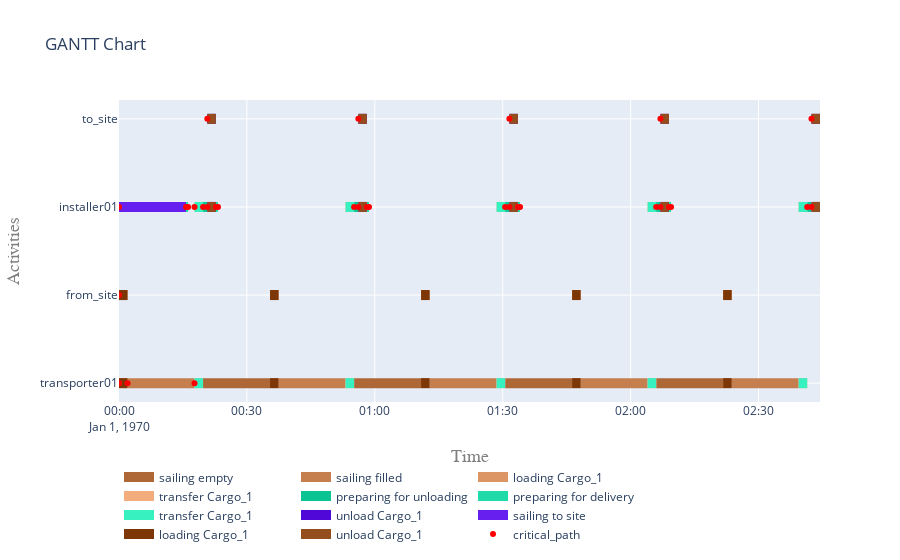

Notebook code for this chart:
### Code cell
# plot.get_gantt_chart([transporter01, installer01, from_site, to_site],id_map=[transport_activity, installer_move_sequential_activity])
# compute critical path and plot
from openclsim.plot.superlog import get_superlog_with_critical_path
df_superlog = get_superlog_with_critical_path([transporter01, installer01, from_site, to_site],
                                              id_map=[transport_activity, installer_move_sequential_activity])
plot.get_gantt_chart([transporter01, installer01, from_site, to_site],
                     id_map=[transport_activity, installer_move_sequential_activity],
                    critical_path_superlog=df_superlog)
print(df_superlog)

### Figure 1 — Plotly figure (JSON) as saved in the notebook; plotly's stock layout.template omitted (floating-point values rounded to 4 significant figures)
{"data": [{"connectgaps": false, "hoverinfo": "y+name", "line": {"color": "rgb(174,103,55)", "width": 10}, "mode": "lines", "name": "sailing empty", "type": "scatter", "x": ["1970-01-01T00:00:00", "1970-01-01T00:00:00", "1970-01-01T00:00:00", "1970-01-01T00:00:00", "1970-01-01T00:00:00", "1970-01-01T00:19:42.824591", "1970-01-01T00:19:42.824591", "1970-01-01T00:35:25.649183", "1970-01-01T00:35:25.649183", "1970-01-01T00:35:25.649183", "1970-01-01T00:55:08.473774", "1970-01-01T00:55:08.473774", "1970-01-01T01:10:51.298365", "1970-01-01T01:10:51.298365", "1970-01-01T01:10:51.298365", "1970-01-01T01:30:34.122956", "1970-01-01T01:30:34.122956", "1970-01-01T01:46:16.947548", "1970-01-01T01:46:16.947548", "1970-01-01T01:46:16.947548", "1970-01-01T02:05:59.772139", "1970-01-01T02:05:59.772139", "1970-01-01T02:21:42.596730", "1970-01-01T02:21:42.596730", "1970-01-01T02:21:42.596730"], "y": ["transporter01", "transporter01", "transporter01", "transporter01", null, "transporter01", "transporter01", "transporter01", "transporter01", null, "transporter01", "transporter01", "transporter01", "transporter01", null, "transporter01", "transporter01", "transporter01", "transporter01", null, "transporter01", "transporter01", "transporter01", "transporter01", null]}, {"connectgaps": false, "hoverinfo": "y+name", "line": {"color": "rgb(197,126,78)", "width": 10}, "mode": "lines", "name": "sailing filled", "type": "scatter", "x": ["1970-01-01T00:02:00", "1970-01-01T00:02:00", "1970-01-01T00:17:42.824591", "1970-01-01T00:17:42.824591", "1970-01-01T00:17:42.824591", "1970-01-01T00:37:25.649183", "1970-01-01T00:37:25.649183", "1970-01-01T00:53:08.473774", "1970-01-01T00:53:08.473774", "1970-01-01T00:53:08.473774", "1970-01-01T01:12:51.298365", "1970-01-01T01:12:51.298365", "1970-01-01T01:28:34.122956", "1970-01-01T01:28:34.122956", "1970-01-01T01:28:34.122956", "1970-01-01T01:48:16.947548", "1970-01-01T01:48:16.947548", "1970-01-01T02:03:59.772139", "1970-01-01T02:03:59.772139", "1970-01-01T02:03:59.772139", "1970-01-01T02:23:42.596730", "1970-01-01T02:23:42.596730", "1970-01-01T02:39:25.421321", "1970-01-01T02:39:25.421321", "1970-01-01T02:39:25.421321"], "y": ["transporter01", "transporter01", "transporter01", "transporter01", null, "transporter01", "transporter01", "transporter01", "transporter01", null, "transporter01", "transporter01", "transporter01", "transporter01", null, "transporter01", "transporter01", "transporter01", "transporter01", null, "transporter01", "transporter01", "transporter01", "transporter01", null]}, {"connectgaps": false, "hoverinfo": "y+name", "line": {"color": "rgb(220,149,101)", "width": 10}, "mode": "lines", "name": "loading Cargo_1", "type": "scatter", "x": ["1970-01-01T00:00:00", "1970-01-01T00:00:00", "1970-01-01T00:02:00", "1970-01-01T00:02:00", "1970-01-01T00:02:00", "1970-01-01T00:35:25.649183", "1970-01-01T00:35:25.649183", "1970-01-01T00:37:25.649183", "1970-01-01T00:37:25.649183", "1970-01-01T00:37:25.649183", "1970-01-01T01:10:51.298365", "1970-01-01T01:10:51.298365", "1970-01-01T01:12:51.298365", "1970-01-01T01:12:51.298365", "1970-01-01T01:12:51.298365", "1970-01-01T01:46:16.947548", "1970-01-01T01:46:16.947548", "1970-01-01T01:48:16.947548", "1970-01-01T01:48:16.947548", "1970-01-01T01:48:16.947548", "1970-01-01T02:21:42.596730", "1970-01-01T02:21:42.596730", "1970-01-01T02:23:42.596730", "1970-01-01T02:23:42.596730", "1970-01-01T02:23:42.596730", "1970-01-01T00:00:00", "1970-01-01T00:00:00", "1970-01-01T00:02:00", "1970-01-01T00:02:00", "1970-01-01T00:02:00", "1970-01-01T00:35:25.649183", "1970-01-01T00:35:25.649183", "1970-01-01T00:37:25.649183", "1970-01-01T00:37:25.649183", "1970-01-01T00:37:25.649183", "1970-01-01T01:10:51.298365", "1970-01-01T01:10:51.298365", "1970-01-01T01:12:51.298365", "1970-01-01T01:12:51.298365", "1970-01-01T01:12:51.298365", "1970-01-01T01:46:16.947548", "1970-01-01T01:46:16.947548", "1970-01-01T01:48:16.947548", "1970-01-01T01:48:16.947548", "1970-01-01T01:48:16.947548", "1970-01-01T02:21:42.596730", "1970-01-01T02:21:42.596730", "1970-01-01T02:23:42.596730", "1970-01-01T02:23:42.596730", "1970-01-01T02:23:42.596730"], "y": ["transporter01", "transporter01", "transporter01", "transporter01", null, "transporter01", "transporter01", "transporter01", "transporter01", null, "transporter01", "transporter01", "transporter01", "transporter01", null, "transporter01", "transporter01", "transporter01", "transporter01", null, "transporter01", "transporter01", "transporter01", "transporter01", null, "from_site", "from_site", "from_site", "from_site", null, "from_site", "from_site", "from_site", "from_site", null, "from_site", "from_site", "from_site", "from_site", null, "from_site", "from_site", "from_site", "from_site", null, "from_site", "from_site", "from_site", "from_site", null]}, {"connectgaps": false, "hoverinfo": "y+name", "line": {"color": "rgb(243,172,124)", "width": 10}, "mode": "lines", "name": "transfer Cargo_1", "type": "scatter", "x": ["1970-01-01T00:17:42.824591", "1970-01-01T00:17:42.824591", "1970-01-01T00:19:42.824591", "1970-01-01T00:19:42.824591", "1970-01-01T00:19:42.824591", "1970-01-01T00:53:08.473774", "1970-01-01T00:53:08.473774", "1970-01-01T00:55:08.473774", "1970-01-01T00:55:08.473774", "1970-01-01T00:55:08.473774", "1970-01-01T01:28:34.122956", "1970-01-01T01:28:34.122956", "1970-01-01T01:30:34.122956", "1970-01-01T01:30:34.122956", "1970-01-01T01:30:34.122956", "1970-01-01T02:03:59.772139", "1970-01-01T02:03:59.772139", "1970-01-01T02:05:59.772139", "1970-01-01T02:05:59.772139", "1970-01-01T02:05:59.772139", "1970-01-01T02:39:25.421321", "1970-01-01T02:39:25.421321", "1970-01-01T02:41:25.421321", "1970-01-01T02:41:25.421321", "1970-01-01T02:41:25.421321", "1970-01-01T00:17:42.824591", "1970-01-01T00:17:42.824591", "1970-01-01T00:19:42.824591", "1970-01-01T00:19:42.824591", "1970-01-01T00:19:42.824591", "1970-01-01T00:53:08.473774", "1970-01-01T00:53:08.473774", "1970-01-01T00:55:08.473774", "1970-01-01T00:55:08.473774", "1970-01-01T00:55:08.473774", "1970-01-01T01:28:34.122956", "1970-01-01T01:28:34.122956", "1970-01-01T01:30:34.122956", "1970-01-01T01:30:34.122956", "1970-01-01T01:30:34.122956", "1970-01-01T02:03:59.772139", "1970-01-01T02:03:59.772139", "1970-01-01T02:05:59.772139", "1970-01-01T02:05:59.772139", "1970-01-01T02:05:59.772139", "1970-01-01T02:39:25.421321", "1970-01-01T02:39:25.421321", "1970-01-01T02:41:25.421321", "1970-01-01T02:41:25.421321", "1970-01-01T02:41:25.421321"], "y": ["transporter01", "transporter01", "transporter01", "transporter01", null, "transporter01", "transporter01", "transporter01", "transporter01", null, "transporter01", "transporter01", "transporter01", "transporter01", null, "transporter01", "transporter01", "transporter01", "transporter01", null, "transporter01", "transporter01", "transporter01", "transporter01", null, "installer01", "installer01", "installer01", "installer01", null, "installer01", "installer01", "installer01", "installer01", null, "installer01", "installer01", "installer01", "installer01", null, "installer01", "installer01", "installer01", "installer01", null, "installer01", "installer01", "installer01", "installer01", null]}, {"connectgaps": false, "hoverinfo": "y+name", "line": {"color": "rgb(10,195,147)", "width": 10}, "mode": "lines", "name": "preparing for unloading", "type": "scatter", "x": ["1970-01-01T00:19:42.824591", "1970-01-01T00:19:42.824591", "1970-01-01T00:20:42.824591", "1970-01-01T00:20:42.824591", "1970-01-01T00:20:42.824591", "1970-01-01T00:55:08.473774", "1970-01-01T00:55:08.473774", "1970-01-01T00:56:08.473774", "1970-01-01T00:56:08.473774", "1970-01-01T00:56:08.473774", "1970-01-01T01:30:34.122956", "1970-01-01T01:30:34.122956", "1970-01-01T01:31:34.122956", "1970-01-01T01:31:34.122956", "1970-01-01T01:31:34.122956", "1970-01-01T02:05:59.772139", "1970-01-01T02:05:59.772139", "1970-01-01T02:06:59.772139", "1970-01-01T02:06:59.772139", "1970-01-01T02:06:59.772139", "1970-01-01T02:41:25.421321", "1970-01-01T02:41:25.421321", "1970-01-01T02:42:25.421321", "1970-01-01T02:42:25.421321", "1970-01-01T02:42:25.421321"], "y": ["installer01", "installer01", "installer01", "installer01", null, "installer01", "installer01", "installer01", "installer01", null, "installer01", "installer01", "installer01", "installer01", null, "installer01", "installer01", "installer01", "installer01", null, "installer01", "installer01", "installer01", "installer01", null]}, {"connectgaps": false, "hoverinfo": "y+name", "line": {"color": "rgb(33,218,170)", "width": 10}, "mode": "lines", "name": "preparing for delivery", "type": "scatter", "x": ["1970-01-01T00:15:42.824591", "1970-01-01T00:15:42.824591", "1970-01-01T00:16:12.824591", "1970-01-01T00:16:12.824591", "1970-01-01T00:16:12.824591", "1970-01-01T00:22:42.824591", "1970-01-01T00:22:42.824591", "1970-01-01T00:23:12.824591", "1970-01-01T00:23:12.824591", "1970-01-01T00:23:12.824591", "1970-01-01T00:58:08.473774", "1970-01-01T00:58:08.473774", "1970-01-01T00:58:38.473774", "1970-01-01T00:58:38.473774", "1970-01-01T00:58:38.473774", "1970-01-01T01:33:34.122956", "1970-01-01T01:33:34.122956", "1970-01-01T01:34:04.122956", "1970-01-01T01:34:04.122956", "1970-01-01T01:34:04.122956", "1970-01-01T02:08:59.772139", "1970-01-01T02:08:59.772139", "1970-01-01T02:09:29.772139", "1970-01-01T02:09:29.772139", "1970-01-01T02:09:29.772139"], "y": ["installer01", "installer01", "installer01", "installer01", null, "installer01", "installer01", "installer01", "installer01", null, "installer01", "installer01", "installer01", "installer01", null, "installer01", "installer01", "installer01", "installer01", null, "installer01", "installer01", "installer01", "installer01", null]}, {"connectgaps": false, "hoverinfo": "y+name", "line": {"color": "rgb(56,241,193)", "width": 10}, "mode": "lines", "name": "transfer Cargo_1", "type": "scatter", "x": ["1970-01-01T00:17:42.824591", "1970-01-01T00:17:42.824591", "1970-01-01T00:19:42.824591", "1970-01-01T00:19:42.824591", "1970-01-01T00:19:42.824591", "1970-01-01T00:53:08.473774", "1970-01-01T00:53:08.473774", "1970-01-01T00:55:08.473774", "1970-01-01T00:55:08.473774", "1970-01-01T00:55:08.473774", "1970-01-01T01:28:34.122956", "1970-01-01T01:28:34.122956", "1970-01-01T01:30:34.122956", "1970-01-01T01:30:34.122956", "1970-01-01T01:30:34.122956", "1970-01-01T02:03:59.772139", "1970-01-01T02:03:59.772139", "1970-01-01T02:05:59.772139", "1970-01-01T02:05:59.772139", "1970-01-01T02:05:59.772139", "1970-01-01T02:39:25.421321", "1970-01-01T02:39:25.421321", "1970-01-01T02:41:25.421321", "1970-01-01T02:41:25.421321", "1970-01-01T02:41:25.421321", "1970-01-01T00:17:42.824591", "1970-01-01T00:17:42.824591", "1970-01-01T00:19:42.824591", "1970-01-01T00:19:42.824591", "1970-01-01T00:19:42.824591", "1970-01-01T00:53:08.473774", "1970-01-01T00:53:08.473774", "1970-01-01T00:55:08.473774", "1970-01-01T00:55:08.473774", "1970-01-01T00:55:08.473774", "1970-01-01T01:28:34.122956", "1970-01-01T01:28:34.122956", "1970-01-01T01:30:34.122956", "1970-01-01T01:30:34.122956", "1970-01-01T01:30:34.122956", "1970-01-01T02:03:59.772139", "1970-01-01T02:03:59.772139", "1970-01-01T02:05:59.772139", "1970-01-01T02:05:59.772139", "1970-01-01T02:05:59.772139", "1970-01-01T02:39:25.421321", "1970-01-01T02:39:25.421321", "1970-01-01T02:41:25.421321", "1970-01-01T02:41:25.421321", "1970-01-01T02:41:25.421321"], "y": ["transporter01", "transporter01", "transporter01", "transporter01", null, "transporter01", "transporter01", "transporter01", "transporter01", null, "transporter01", "transporter01", "transporter01", "transporter01", null, "transporter01", "transporter01", "transporter01", "transporter01", null, "transporter01", "transporter01", "transporter01", "transporter01", null, "installer01", "installer01", "installer01", "installer01", null, "installer01", "installer01", "installer01", "installer01", null, "installer01", "installer01", "installer01", "installer01", null, "installer01", "installer01", "installer01", "installer01", null, "installer01", "installer01", "installer01", "installer01", null]}, {"connectgaps": false, "hoverinfo": "y+name", "line": {"color": "rgb(79,8,216)", "width": 10}, "mode": "lines", "name": "unload Cargo_1", "type": "scatter", "x": ["1970-01-01T00:20:42.824591", "1970-01-01T00:20:42.824591", "1970-01-01T00:22:42.824591", "1970-01-01T00:22:42.824591", "1970-01-01T00:22:42.824591", "1970-01-01T00:56:08.473774", "1970-01-01T00:56:08.473774", "1970-01-01T00:58:08.473774", "1970-01-01T00:58:08.473774", "1970-01-01T00:58:08.473774", "1970-01-01T01:31:34.122956", "1970-01-01T01:31:34.122956", "1970-01-01T01:33:34.122956", "1970-01-01T01:33:34.122956", "1970-01-01T01:33:34.122956", "1970-01-01T02:06:59.772139", "1970-01-01T02:06:59.772139", "1970-01-01T02:08:59.772139", "1970-01-01T02:08:59.772139", "1970-01-01T02:08:59.772139", "1970-01-01T02:42:25.421321", "1970-01-01T02:42:25.421321", "1970-01-01T02:44:25.421321", "1970-01-01T02:44:25.421321", "1970-01-01T02:44:25.421321", "1970-01-01T00:20:42.824591", "1970-01-01T00:20:42.824591", "1970-01-01T00:22:42.824591", "1970-01-01T00:22:42.824591", "1970-01-01T00:22:42.824591", "1970-01-01T00:56:08.473774", "1970-01-01T00:56:08.473774", "1970-01-01T00:58:08.473774", "1970-01-01T00:58:08.473774", "1970-01-01T00:58:08.473774", "1970-01-01T01:31:34.122956", "1970-01-01T01:31:34.122956", "1970-01-01T01:33:34.122956", "1970-01-01T01:33:34.122956", "1970-01-01T01:33:34.122956", "1970-01-01T02:06:59.772139", "1970-01-01T02:06:59.772139", "1970-01-01T02:08:59.772139", "1970-01-01T02:08:59.772139", "1970-01-01T02:08:59.772139", "1970-01-01T02:42:25.421321", "1970-01-01T02:42:25.421321", "1970-01-01T02:44:25.421321", "1970-01-01T02:44:25.421321", "1970-01-01T02:44:25.421321"], "y": ["installer01", "installer01", "installer01", "installer01", null, "installer01", "installer01", "installer01", "installer01", null, "installer01", "installer01", "installer01", "installer01", null, "installer01", "installer01", "installer01", "installer01", null, "installer01", "installer01", "installer01", "installer01", null, "to_site", "to_site", "to_site", "to_site", null, "to_site", "to_site", "to_site", "to_site", null, "to_site", "to_site", "to_site", "to_site", null, "to_site", "to_site", "to_site", "to_site", null, "to_site", "to_site", "to_site", "to_site", null]}, {"connectgaps": false, "hoverinfo": "y+name", "line": {"color": "rgb(102,31,239)", "width": 10}, "mode": "lines", "name": "sailing to site", "type": "scatter", "x": ["1970-01-01T00:00:00", "1970-01-01T00:00:00", "1970-01-01T00:15:42.824591", "1970-01-01T00:15:42.824591", "1970-01-01T00:15:42.824591"], "y": ["installer01", "installer01", "installer01", "installer01", null]}, {"connectgaps": false, "hoverinfo": "y+name", "line": {"color": "rgb(125,54,6)", "width": 10}, "mode": "lines", "name": "loading Cargo_1", "type": "scatter", "x": ["1970-01-01T00:00:00", "1970-01-01T00:00:00", "1970-01-01T00:02:00", "1970-01-01T00:02:00", "1970-01-01T00:02:00", "1970-01-01T00:35:25.649183", "1970-01-01T00:35:25.649183", "1970-01-01T00:37:25.649183", "1970-01-01T00:37:25.649183", "1970-01-01T00:37:25.649183", "1970-01-01T01:10:51.298365", "1970-01-01T01:10:51.298365", "1970-01-01T01:12:51.298365", "1970-01-01T01:12:51.298365", "1970-01-01T01:12:51.298365", "1970-01-01T01:46:16.947548", "1970-01-01T01:46:16.947548", "1970-01-01T01:48:16.947548", "1970-01-01T01:48:16.947548", "1970-01-01T01:48:16.947548", "1970-01-01T02:21:42.596730", "1970-01-01T02:21:42.596730", "1970-01-01T02:23:42.596730", "1970-01-01T02:23:42.596730", "1970-01-01T02:23:42.596730", "1970-01-01T00:00:00", "1970-01-01T00:00:00", "1970-01-01T00:02:00", "1970-01-01T00:02:00", "1970-01-01T00:02:00", "1970-01-01T00:35:25.649183", "1970-01-01T00:35:25.649183", "1970-01-01T00:37:25.649183", "1970-01-01T00:37:25.649183", "1970-01-01T00:37:25.649183", "1970-01-01T01:10:51.298365", "1970-01-01T01:10:51.298365", "1970-01-01T01:12:51.298365", "1970-01-01T01:12:51.298365", "1970-01-01T01:12:51.298365", "1970-01-01T01:46:16.947548", "1970-01-01T01:46:16.947548", "1970-01-01T01:48:16.947548", "1970-01-01T01:48:16.947548", "1970-01-01T01:48:16.947548", "1970-01-01T02:21:42.596730", "1970-01-01T02:21:42.596730", "1970-01-01T02:23:42.596730", "1970-01-01T02:23:42.596730", "1970-01-01T02:23:42.596730"], "y": ["transporter01", "transporter01", "transporter01", "transporter01", null, "transporter01", "transporter01", "transporter01", "transporter01", null, "transporter01", "transporter01", "transporter01", "transporter01", null, "transporter01", "transporter01", "transporter01", "transporter01", null, "transporter01", "transporter01", "transporter01", "transporter01", null, "from_site", "from_site", "from_site", "from_site", null, "from_site", "from_site", "from_site", "from_site", null, "from_site", "from_site", "from_site", "from_site", null, "from_site", "from_site", "from_site", "from_site", null, "from_site", "from_site", "from_site", "from_site", null]}, {"connectgaps": false, "hoverinfo": "y+name", "line": {"color": "rgb(148,77,29)", "width": 10}, "mode": "lines", "name": "unload Cargo_1", "type": "scatter", "x": ["1970-01-01T00:20:42.824591", "1970-01-01T00:20:42.824591", "1970-01-01T00:22:42.824591", "1970-01-01T00:22:42.824591", "1970-01-01T00:22:42.824591", "1970-01-01T00:56:08.473774", "1970-01-01T00:56:08.473774", "1970-01-01T00:58:08.473774", "1970-01-01T00:58:08.473774", "1970-01-01T00:58:08.473774", "1970-01-01T01:31:34.122956", "1970-01-01T01:31:34.122956", "1970-01-01T01:33:34.122956", "1970-01-01T01:33:34.122956", "1970-01-01T01:33:34.122956", "1970-01-01T02:06:59.772139", "1970-01-01T02:06:59.772139", "1970-01-01T02:08:59.772139", "1970-01-01T02:08:59.772139", "1970-01-01T02:08:59.772139", "1970-01-01T02:42:25.421321", "1970-01-01T02:42:25.421321", "1970-01-01T02:44:25.421321", "1970-01-01T02:44:25.421321", "1970-01-01T02:44:25.421321", "1970-01-01T00:20:42.824591", "1970-01-01T00:20:42.824591", "1970-01-01T00:22:42.824591", "1970-01-01T00:22:42.824591", "1970-01-01T00:22:42.824591", "1970-01-01T00:56:08.473774", "1970-01-01T00:56:08.473774", "1970-01-01T00:58:08.473774", "1970-01-01T00:58:08.473774", "1970-01-01T00:58:08.473774", "1970-01-01T01:31:34.122956", "1970-01-01T01:31:34.122956", "1970-01-01T01:33:34.122956", "1970-01-01T01:33:34.122956", "1970-01-01T01:33:34.122956", "1970-01-01T02:06:59.772139", "1970-01-01T02:06:59.772139", "1970-01-01T02:08:59.772139", "1970-01-01T02:08:59.772139", "1970-01-01T02:08:59.772139", "1970-01-01T02:42:25.421321", "1970-01-01T02:42:25.421321", "1970-01-01T02:44:25.421321", "1970-01-01T02:44:25.421321", "1970-01-01T02:44:25.421321"], "y": ["installer01", "installer01", "installer01", "installer01", null, "installer01", "installer01", "installer01", "installer01", null, "installer01", "installer01", "installer01", "installer01", null, "installer01", "installer01", "installer01", "installer01", null, "installer01", "installer01", "installer01", "installer01", null, "to_site", "to_site", "to_site", "to_site", null, "to_site", "to_site", "to_site", "to_site", null, "to_site", "to_site", "to_site", "to_site", null, "to_site", "to_site", "to_site", "to_site", null, "to_site", "to_site", "to_site", "to_site", null]}, {"connectgaps": false, "hoverinfo": "name", "line": {"color": "Red", "width": 5}, "mode": "markers", "name": "critical_path", "showlegend": true, "type": "scatter", "x": ["1970-01-01T00:00:00"], "y": ["from_site"]}, {"connectgaps": false, "hoverinfo": "name", "line": {"color": "Red", "width": 5}, "mode": "markers", "name": "critical_path", "showlegend": false, "type": "scatter", "x": ["1970-01-01T00:00:00"], "y": ["installer01"]}, {"connectgaps": false, "hoverinfo": "name", "line": {"color": "Red", "width": 5}, "mode": "markers", "name": "critical_path", "showlegend": false, "type": "scatter", "x": ["1970-01-01T00:00:00"], "y": ["transporter01"]}, {"connectgaps": false, "hoverinfo": "name", "line": {"color": "Red", "width": 5}, "mode": "markers", "name": "critical_path", "showlegend": false, "type": "scatter", "x": ["1970-01-01T00:00:00"], "y": ["transporter01"]}, {"connectgaps": false, "hoverinfo": "name", "line": {"color": "Red", "width": 5}, "mode": "markers", "name": "critical_path", "showlegend": false, "type": "scatter", "x": ["1970-01-01T00:02:00"], "y": ["transporter01"]}, {"connectgaps": false, "hoverinfo": "name", "line": {"color": "Red", "width": 5}, "mode": "markers", "name": "critical_path", "showlegend": false, "type": "scatter", "x": ["1970-01-01T00:15:42.824591"], "y": ["installer01"]}, {"connectgaps": false, "hoverinfo": "name", "line": {"color": "Red", "width": 5}, "mode": "markers", "name": "critical_path", "showlegend": false, "type": "scatter", "x": ["1970-01-01T00:16:12.824591"], "y": ["installer01"]}, {"connectgaps": false, "hoverinfo": "name", "line": {"color": "Red", "width": 5}, "mode": "markers", "name": "critical_path", "showlegend": false, "type": "scatter", "x": ["1970-01-01T00:17:42.824591"], "y": ["installer01"]}, {"connectgaps": false, "hoverinfo": "name", "line": {"color": "Red", "width": 5}, "mode": "markers", "name": "critical_path", "showlegend": false, "type": "scatter", "x": ["1970-01-01T00:17:42.824591"], "y": ["transporter01"]}, {"connectgaps": false, "hoverinfo": "name", "line": {"color": "Red", "width": 5}, "mode": "markers", "name": "critical_path", "showlegend": false, "type": "scatter", "x": ["1970-01-01T00:19:42.824591"], "y": ["installer01"]}, {"connectgaps": false, "hoverinfo": "name", "line": {"color": "Red", "width": 5}, "mode": "markers", "name": "critical_path", "showlegend": false, "type": "scatter", "x": ["1970-01-01T00:20:42.824591"], "y": ["installer01"]}, {"connectgaps": false, "hoverinfo": "name", "line": {"color": "Red", "width": 5}, "mode": "markers", "name": "critical_path", "showlegend": false, "type": "scatter", "x": ["1970-01-01T00:20:42.824591"], "y": ["to_site"]}, {"connectgaps": false, "hoverinfo": "name", "line": {"color": "Red", "width": 5}, "mode": "markers", "name": "critical_path", "showlegend": false, "type": "scatter", "x": ["1970-01-01T00:22:42.824591"], "y": ["installer01"]}, {"connectgaps": false, "hoverinfo": "name", "line": {"color": "Red", "width": 5}, "mode": "markers", "name": "critical_path", "showlegend": false, "type": "scatter", "x": ["1970-01-01T00:23:12.824591"], "y": ["installer01"]}, {"connectgaps": false, "hoverinfo": "name", "line": {"color": "Red", "width": 5}, "mode": "markers", "name": "critical_path", "showlegend": false, "type": "scatter", "x": ["1970-01-01T00:55:08.473774"], "y": ["installer01"]}, {"connectgaps": false, "hoverinfo": "name", "line": {"color": "Red", "width": 5}, "mode": "markers", "name": "critical_path", "showlegend": false, "type": "scatter", "x": ["1970-01-01T00:56:08.473774"], "y": ["installer01"]}, {"connectgaps": false, "hoverinfo": "name", "line": {"color": "Red", "width": 5}, "mode": "markers", "name": "critical_path", "showlegend": false, "type": "scatter", "x": ["1970-01-01T00:56:08.473774"], "y": ["to_site"]}, {"connectgaps": false, "hoverinfo": "name", "line": {"color": "Red", "width": 5}, "mode": "markers", "name": "critical_path", "showlegend": false, "type": "scatter", "x": ["1970-01-01T00:58:08.473774"], "y": ["installer01"]}, {"connectgaps": false, "hoverinfo": "name", "line": {"color": "Red", "width": 5}, "mode": "markers", "name": "critical_path", "showlegend": false, "type": "scatter", "x": ["1970-01-01T00:58:38.473774"], "y": ["installer01"]}, {"connectgaps": false, "hoverinfo": "name", "line": {"color": "Red", "width": 5}, "mode": "markers", "name": "critical_path", "showlegend": false, "type": "scatter", "x": ["1970-01-01T01:30:34.122956"], "y": ["installer01"]}, {"connectgaps": false, "hoverinfo": "name", "line": {"color": "Red", "width": 5}, "mode": "markers", "name": "critical_path", "showlegend": false, "type": "scatter", "x": ["1970-01-01T01:31:34.122956"], "y": ["installer01"]}, {"connectgaps": false, "hoverinfo": "name", "line": {"color": "Red", "width": 5}, "mode": "markers", "name": "critical_path", "showlegend": false, "type": "scatter", "x": ["1970-01-01T01:31:34.122956"], "y": ["to_site"]}, {"connectgaps": false, "hoverinfo": "name", "line": {"color": "Red", "width": 5}, "mode": "markers", "name": "critical_path", "showlegend": false, "type": "scatter", "x": ["1970-01-01T01:33:34.122956"], "y": ["installer01"]}, {"connectgaps": false, "hoverinfo": "name", "line": {"color": "Red", "width": 5}, "mode": "markers", "name": "critical_path", "showlegend": false, "type": "scatter", "x": ["1970-01-01T01:34:04.122956"], "y": ["installer01"]}, {"connectgaps": false, "hoverinfo": "name", "line": {"color": "Red", "width": 5}, "mode": "markers", "name": "critical_path", "showlegend": false, "type": "scatter", "x": ["1970-01-01T02:05:59.772139"], "y": ["installer01"]}, {"connectgaps": false, "hoverinfo": "name", "line": {"color": "Red", "width": 5}, "mode": "markers", "name": "critical_path", "showlegend": false, "type": "scatter", "x": ["1970-01-01T02:06:59.772139"], "y": ["installer01"]}, {"connectgaps": false, "hoverinfo": "name", "line": {"color": "Red", "width": 5}, "mode": "markers", "name": "critical_path", "showlegend": false, "type": "scatter", "x": ["1970-01-01T02:06:59.772139"], "y": ["to_site"]}, {"connectgaps": false, "hoverinfo": "name", "line": {"color": "Red", "width": 5}, "mode": "markers", "name": "critical_path", "showlegend": false, "type": "scatter", "x": ["1970-01-01T02:08:59.772139"], "y": ["installer01"]}, {"connectgaps": false, "hoverinfo": "name", "line": {"color": "Red", "width": 5}, "mode": "markers", "name": "critical_path", "showlegend": false, "type": "scatter", "x": ["1970-01-01T02:09:29.772139"], "y": ["installer01"]}, {"connectgaps": false, "hoverinfo": "name", "line": {"color": "Red", "width": 5}, "mode": "markers", "name": "critical_path", "showlegend": false, "type": "scatter", "x": ["1970-01-01T02:41:25.421321"], "y": ["installer01"]}, {"connectgaps": false, "hoverinfo": "name", "line": {"color": "Red", "width": 5}, "mode": "markers", "name": "critical_path", "showlegend": false, "type": "scatter", "x": ["1970-01-01T02:42:25.421321"], "y": ["installer01"]}, {"connectgaps": false, "hoverinfo": "name", "line": {"color": "Red", "width": 5}, "mode": "markers", "name": "critical_path", "showlegend": false, "type": "scatter", "x": ["1970-01-01T02:42:25.421321"], "y": ["to_site"]}], "layout": {"hovermode": "closest", "legend": {"orientation": "h", "x": 0, "y": -0.2}, "title": {"text": "GANTT Chart"}, "xaxis": {"range": ["1970-01-01T00:00:00", "1970-01-01T02:44:25.421321"], "title": {"font": {"color": "#7f7f7f", "family": "Courier New, monospace", "size": 18}, "text": "Time"}}, "yaxis": {"title": {"font": {"color": "#7f7f7f", "family": "Courier New, monospace", "size": 18}, "text": "Activities"}}}}
